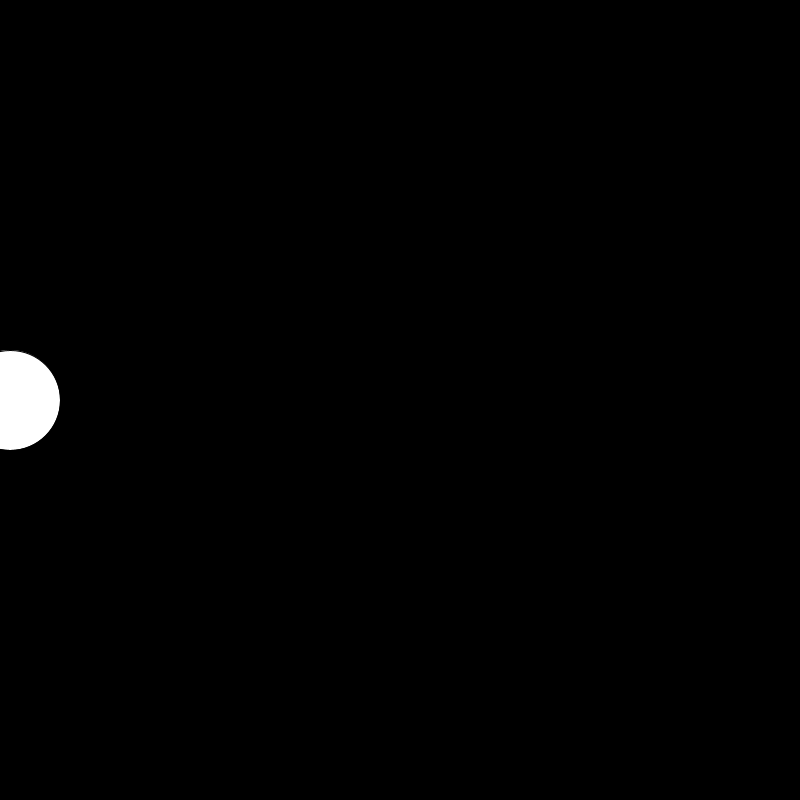
Frame 1 (no input)
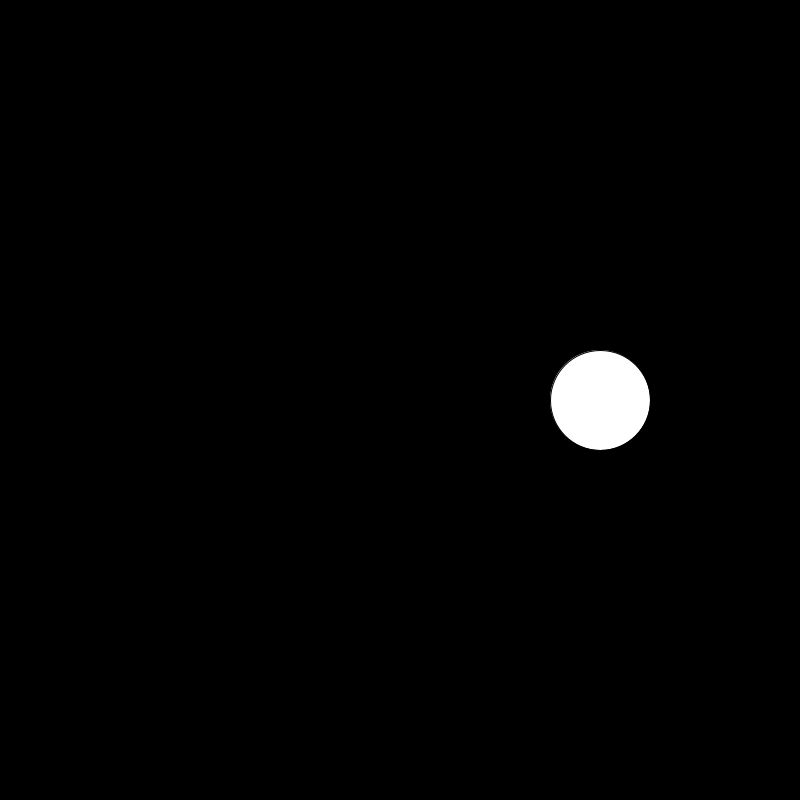
Frame 60 (the mouse pressed at the canvas centre just before this capture)
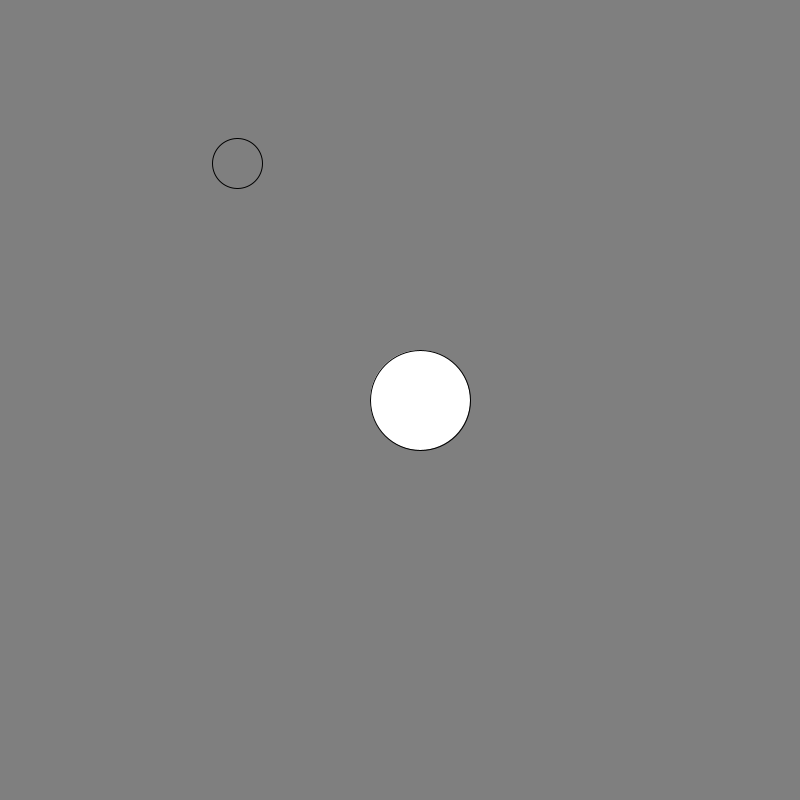
Frame 120 (the mouse held since frame 60 and released just before this capture)

The Processing sketch that drew these frames (run headless with seeded random() and noise(); from frame 60 on, the mouse is pressed at the canvas centre):

// Processing sketch: week2Session1
// ── week2Session1.pde
// quick review single line comment

/*
  Multi line comments
  To do:
  variables
  conditionals
  map
  scope
  mouse/keyboard input
*/
int bg = 0;

float circleX;
float circleY;
color circleBg;

//for the bouncy thing
float bounceX = 0.0;
float bounceY;
float speed = 10.0;

boolean ballState = true;

void setup () {
  size(800,800);
  frameRate(10);
  bounceY = height/2;
}

void draw () {
  background(circleBg);
  bg++;
  if(bg > 255)
  {
    boolean test = bg > 255;
    println(int(test));
    bg = 0;
  }
  float xMapped = map(mouseX, 0, width, 0, 255);
  float yMapped = map(mouseY, 0, height, 0, 255);
  circleBg = color(xMapped, yMapped, (xMapped+yMapped)/2);
  circleX = random(width);
  circleY = random(height);
  fill(circleBg);
  ellipse(circleX, circleY, 50, 50);
  
  fill(255);
  if(ballState)
    bounceX += speed;
  else
    bounceX -= speed;
    
  if(bounceX > width || bounceX < 0.0)
    ballState = !ballState;
  
  ellipse(bounceX, bounceY, 100, 100);
}
